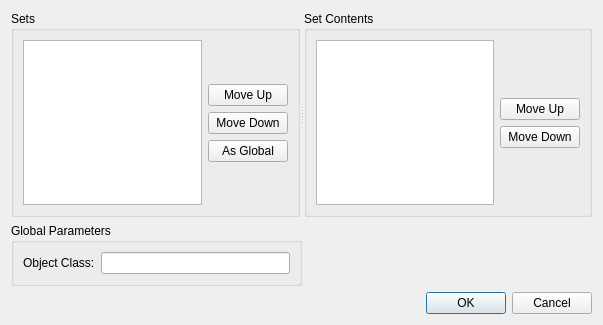
<?xml version="1.0" encoding="utf-8"?>
<!--
######################################################################################################################
# Copyright (C) 2017 - 2019 Spine project consortium
# This file is part of Spine Toolbox.
# Spine Toolbox is free software: you can redistribute it and/or modify it under the terms of the GNU Lesser General
# Public License as published by the Free Software Foundation, either version 3 of the License, or (at your option)
# any later version. This program is distributed in the hope that it will be useful, but WITHOUT ANY WARRANTY;
# without even the implied warranty of MERCHANTABILITY or FITNESS FOR A PARTICULAR PURPOSE. See the GNU Lesser General
# Public License for more details. You should have received a copy of the GNU Lesser General Public License along with
# this program. If not, see <http://www.gnu.org/licenses/>.
######################################################################################################################
-->
<ui version="4.0">
 <class>Form</class>
 <widget class="QWidget" name="Form">
  <property name="windowModality">
   <enum>Qt::WindowModal</enum>
  </property>
  <property name="geometry">
   <rect>
    <x>0</x>
    <y>0</y>
    <width>603</width>
    <height>325</height>
   </rect>
  </property>
  <property name="windowTitle">
   <string>Gdx Export Settings</string>
  </property>
  <layout class="QVBoxLayout" name="verticalLayout_4">
   <item>
    <widget class="QSplitter" name="splitter">
     <property name="orientation">
      <enum>Qt::Horizontal</enum>
     </property>
     <widget class="QGroupBox" name="groupBox">
      <property name="title">
       <string>Sets</string>
      </property>
      <layout class="QHBoxLayout" name="horizontalLayout">
       <item>
        <widget class="QListView" name="set_list_view"/>
       </item>
       <item>
        <layout class="QVBoxLayout" name="verticalLayout">
         <item>
          <spacer name="verticalSpacer">
           <property name="orientation">
            <enum>Qt::Vertical</enum>
           </property>
           <property name="sizeHint" stdset="0">
            <size>
             <width>20</width>
             <height>40</height>
            </size>
           </property>
          </spacer>
         </item>
         <item>
          <widget class="QPushButton" name="set_move_up_button">
           <property name="text">
            <string>Move Up</string>
           </property>
          </widget>
         </item>
         <item>
          <widget class="QPushButton" name="set_move_down_button">
           <property name="text">
            <string>Move Down</string>
           </property>
          </widget>
         </item>
         <item>
          <widget class="QPushButton" name="set_as_global_parameters_object_class_button">
           <property name="text">
            <string>As Global</string>
           </property>
          </widget>
         </item>
         <item>
          <spacer name="verticalSpacer_2">
           <property name="orientation">
            <enum>Qt::Vertical</enum>
           </property>
           <property name="sizeHint" stdset="0">
            <size>
             <width>20</width>
             <height>40</height>
            </size>
           </property>
          </spacer>
         </item>
        </layout>
       </item>
      </layout>
     </widget>
     <widget class="QGroupBox" name="groupBox_2">
      <property name="title">
       <string>Set Contents</string>
      </property>
      <layout class="QHBoxLayout" name="horizontalLayout_2">
       <item>
        <widget class="QListView" name="record_list_view"/>
       </item>
       <item>
        <layout class="QVBoxLayout" name="verticalLayout_2">
         <item>
          <spacer name="verticalSpacer_3">
           <property name="orientation">
            <enum>Qt::Vertical</enum>
           </property>
           <property name="sizeHint" stdset="0">
            <size>
             <width>20</width>
             <height>40</height>
            </size>
           </property>
          </spacer>
         </item>
         <item>
          <widget class="QPushButton" name="record_move_up_button">
           <property name="text">
            <string>Move Up</string>
           </property>
          </widget>
         </item>
         <item>
          <widget class="QPushButton" name="record_move_down_button">
           <property name="text">
            <string>Move Down</string>
           </property>
          </widget>
         </item>
         <item>
          <spacer name="verticalSpacer_4">
           <property name="orientation">
            <enum>Qt::Vertical</enum>
           </property>
           <property name="sizeHint" stdset="0">
            <size>
             <width>20</width>
             <height>40</height>
            </size>
           </property>
          </spacer>
         </item>
        </layout>
       </item>
      </layout>
     </widget>
    </widget>
   </item>
   <item>
    <layout class="QHBoxLayout" name="horizontalLayout_3">
     <item>
      <widget class="QGroupBox" name="groupBox_3">
       <property name="sizePolicy">
        <sizepolicy hsizetype="Preferred" vsizetype="Fixed">
         <horstretch>0</horstretch>
         <verstretch>0</verstretch>
        </sizepolicy>
       </property>
       <property name="title">
        <string>Global Parameters</string>
       </property>
       <layout class="QVBoxLayout" name="verticalLayout_3">
        <item>
         <layout class="QFormLayout" name="formLayout">
          <item row="0" column="0">
           <widget class="QLabel" name="label">
            <property name="text">
             <string>Object Class:</string>
            </property>
           </widget>
          </item>
          <item row="0" column="1">
           <widget class="QLineEdit" name="global_parameters_object_class_line_edit"/>
          </item>
         </layout>
        </item>
       </layout>
      </widget>
     </item>
     <item>
      <spacer name="horizontalSpacer">
       <property name="orientation">
        <enum>Qt::Horizontal</enum>
       </property>
       <property name="sizeHint" stdset="0">
        <size>
         <width>40</width>
         <height>20</height>
        </size>
       </property>
      </spacer>
     </item>
    </layout>
   </item>
   <item>
    <widget class="QDialogButtonBox" name="button_box">
     <property name="standardButtons">
      <set>QDialogButtonBox::Cancel|QDialogButtonBox::Ok</set>
     </property>
    </widget>
   </item>
  </layout>
 </widget>
 <resources/>
 <connections/>
</ui>
